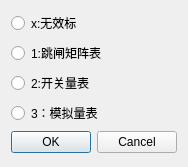
<?xml version="1.0" encoding="UTF-8"?>
<ui version="4.0">
 <class>CGSBOSrcTabDialog</class>
 <widget class="QDialog" name="CGSBOSrcTabDialog">
  <property name="geometry">
   <rect>
    <x>0</x>
    <y>0</y>
    <width>184</width>
    <height>167</height>
   </rect>
  </property>
  <property name="windowTitle">
   <string>Dialog</string>
  </property>
  <layout class="QVBoxLayout" name="verticalLayout">
   <item>
    <widget class="QRadioButton" name="m_NullRadioButton">
     <property name="text">
      <string>x:无效标</string>
     </property>
    </widget>
   </item>
   <item>
    <widget class="QRadioButton" name="m_OneRadioButton">
     <property name="text">
      <string>1:跳闸矩阵表</string>
     </property>
    </widget>
   </item>
   <item>
    <widget class="QRadioButton" name="m_TwoRadioButton">
     <property name="text">
      <string>2:开关量表</string>
     </property>
    </widget>
   </item>
   <item>
    <widget class="QRadioButton" name="m_ThreeRadioButton">
     <property name="text">
      <string>3：模拟量表</string>
     </property>
    </widget>
   </item>
   <item>
    <widget class="QDialogButtonBox" name="buttonBox">
     <property name="orientation">
      <enum>Qt::Horizontal</enum>
     </property>
     <property name="standardButtons">
      <set>QDialogButtonBox::Cancel|QDialogButtonBox::Ok</set>
     </property>
    </widget>
   </item>
  </layout>
 </widget>
 <resources/>
 <connections>
  <connection>
   <sender>buttonBox</sender>
   <signal>accepted()</signal>
   <receiver>CGSBOSrcTabDialog</receiver>
   <slot>accept()</slot>
   <hints>
    <hint type="sourcelabel">
     <x>248</x>
     <y>254</y>
    </hint>
    <hint type="destinationlabel">
     <x>157</x>
     <y>274</y>
    </hint>
   </hints>
  </connection>
  <connection>
   <sender>buttonBox</sender>
   <signal>rejected()</signal>
   <receiver>CGSBOSrcTabDialog</receiver>
   <slot>reject()</slot>
   <hints>
    <hint type="sourcelabel">
     <x>316</x>
     <y>260</y>
    </hint>
    <hint type="destinationlabel">
     <x>286</x>
     <y>274</y>
    </hint>
   </hints>
  </connection>
 </connections>
</ui>
